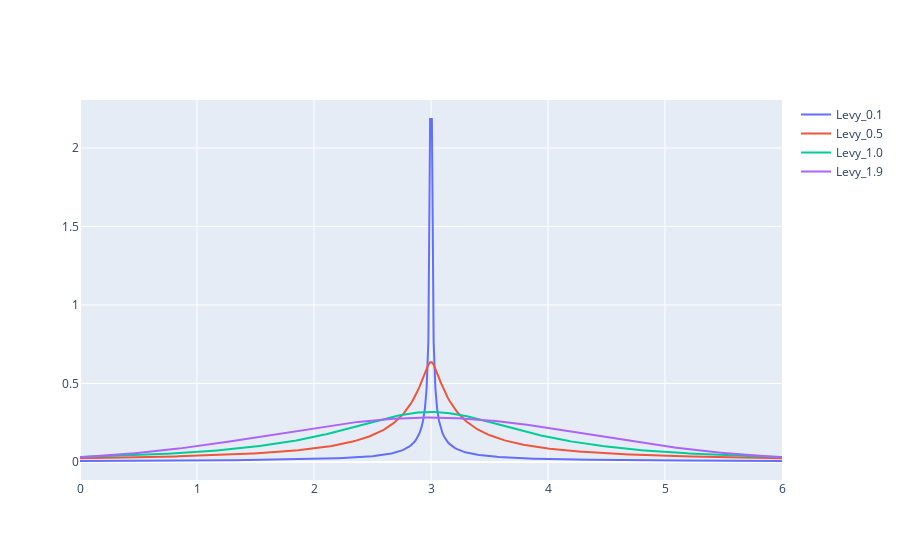

Notebook code for this chart:
### Markdown cell above
## Actividad 1: Lévy distribution - N Curves (3 pts)

* Generar al menos las 4 curvas de distribución timpo Lévy stable que se observan en la imagen.
* Visualizar con **plotly**.

* Parametros m = 3.0, Levy_exponent = x, beta = 0

### Code cell
# Init variables
std_motion_steps = 3.0
Levy_exponent = [0.1, 0.5, 1.0, 1.9]
beta = 0.0
resolution = 400

aux_domain = np.linspace(std_motion_steps-3, std_motion_steps+3, resolution)
fig_Levy_pdf = go.Figure()
for i in Levy_exponent:
    Levy_pdf = np.array([levy_stable.pdf(j, alpha=i, beta=beta, loc=std_motion_steps) for j in aux_domain])
    fig_Levy_pdf.add_trace(go.Scatter(x = aux_domain,
                                        y = Levy_pdf,
                                        marker = dict(size = 2),
                                        mode = 'lines',
                                        name = 'Levy_{}'.format(i),
                                        showlegend = True))
fig_Levy_pdf.show()

### Figure 1 — Plotly figure (JSON) as saved in the notebook; plotly's stock layout.template omitted (floating-point values rounded to 4 significant figures; data arrays with more than 128 entries replaced by an {"elided": "..."} marker saying what was removed)
{"data": [{"marker": {"size": 2}, "mode": "lines", "name": "Levy_0.1", "showlegend": true, "type": "scatter", "x": {"elided": "400 float values"}, "y": {"elided": "400 float values"}}, {"marker": {"size": 2}, "mode": "lines", "name": "Levy_0.5", "showlegend": true, "type": "scatter", "x": {"elided": "400 float values"}, "y": {"elided": "400 float values"}}, {"marker": {"size": 2}, "mode": "lines", "name": "Levy_1.0", "showlegend": true, "type": "scatter", "x": {"elided": "400 float values"}, "y": {"elided": "400 float values"}}, {"marker": {"size": 2}, "mode": "lines", "name": "Levy_1.9", "showlegend": true, "type": "scatter", "x": {"elided": "400 float values"}, "y": {"elided": "400 float values"}}], "layout": {}}
